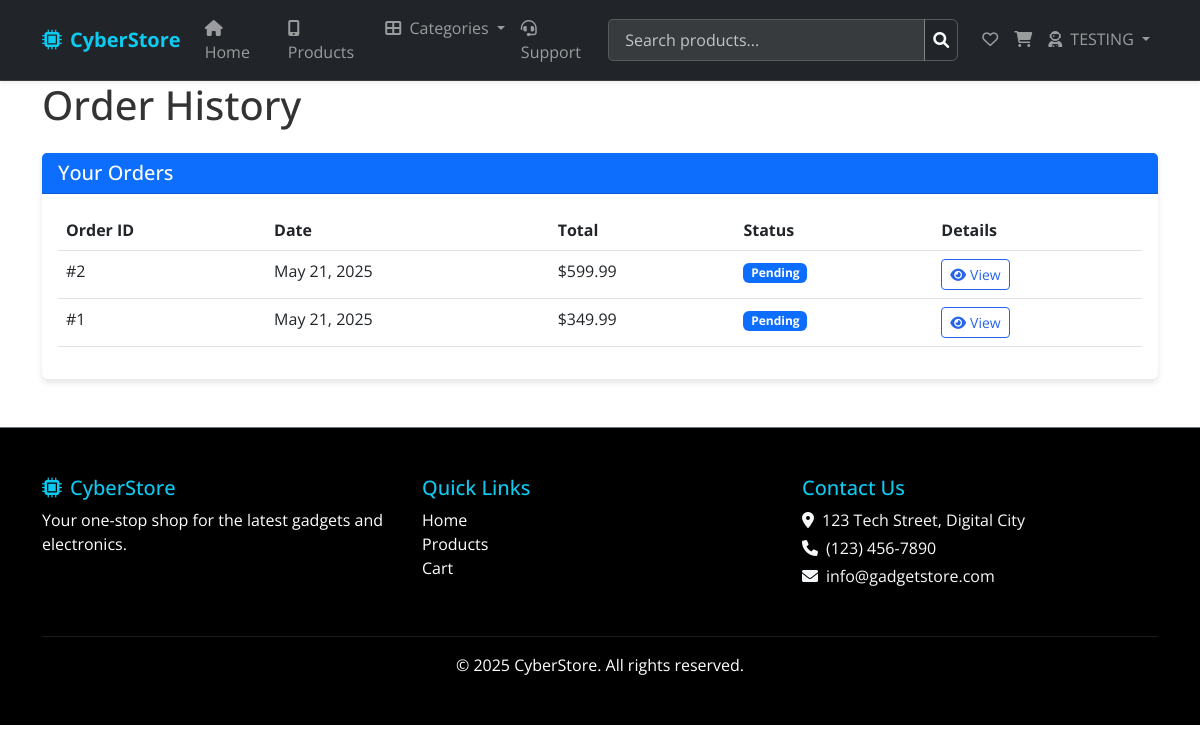
The page /orders/history/ (signed in) on the database its author committed.
### orders/models.py (models this page shows, shortened)
class Order(models.Model):
    STATUS_CHOICES = (
        ('pending', 'Pending'),
        ('processing', 'Processing'),
        ('shipped', 'Shipped'),
        ('delivered', 'Delivered'),
        ('cancelled', 'Cancelled'),
    )
    user = models.ForeignKey(User, on_delete=models.CASCADE, null=True, blank=True)
    first_name = models.CharField(max_length=100)
    last_name = models.CharField(max_length=100)
    email = models.EmailField()
    address = models.CharField(max_length=250)
    city = models.CharField(max_length=100)
    state = models.CharField(max_length=100)
    zip_code = models.CharField(max_length=20)
    status = models.CharField(max_length=20, choices=STATUS_CHOICES, default='pending')
    created_at = models.DateTimeField(auto_now_add=True)
    updated_at = models.DateTimeField(auto_now=True)
    class Meta:
        ordering = ['-created_at']
    def get_total_cost(self):
        return sum(item.get_cost() for item in self.items.all())

class OrderItem(models.Model):
    order = models.ForeignKey(Order, related_name='items', on_delete=models.CASCADE)
    product = models.ForeignKey(Product, on_delete=models.CASCADE)
    price = models.DecimalField(max_digits=10, decimal_places=2)
    quantity = models.PositiveIntegerField(default=1)
    def get_cost(self):
        return self.price * self.quantity

### orders/views.py (the view)
# urls.py: path('history/', views.order_history, name='order_history'),
@login_required
def order_history(request):
    orders = Order.objects.filter(user=request.user)
    return render(request, 'orders/order_history.html', {'orders': orders})

### cart/context_processors.py (called while the page is built, shortened)
def cart_count(request):
    from .models import Cart
    count = 0
    if request.user.is_authenticated:
        try:
            cart = Cart.objects.get(user=request.user)
            count = sum(item.quantity for item in cart.items.all())
        except Cart.DoesNotExist:
            count = 0
        except Exception as e:
            print(f"Error in cart_count context processor: {e}")
            count = 0
    return {'cart_count': count}

def cart_contents(request):
    cart_items = []
    in_cart_products = []
    from products.models import Product
    from .models import Cart, CartItem
    if request.user.is_authenticated:
        try:
            cart_obj = Cart.objects.get(user=request.user)
            cart_items = cart_obj.items.all().select_related('product')
            in_cart_products = [item.product.id for item in cart_items]
        except Cart.DoesNotExist:
            in_cart_products = []
        except Exception as e:
            print(f"Error in cart_contents context processor: {e}")
            in_cart_products = []
    else:
        in_cart_products = []
    return {
        'cart_items': cart_items,
        'in_cart_products': in_cart_products
    }

### products/context_processor.py (called while the page is built)
def categories_processor(request):
    categories = Category.objects.all()
    return {'categories': categories}

def wishlist_processor(request):
    in_wishlist_products = []
    if request.user.is_authenticated:
        try:
            wishlist_items = Wishlist.objects.filter(user=request.user)
            in_wishlist_products = [item.product.id for item in wishlist_items]
        except ObjectDoesNotExist:
            in_wishlist_products = []
        except Exception as e:
            print(f"Error in wishlist_processor: {e}")
            in_wishlist_products = []
    return {'in_wishlist_products': in_wishlist_products}

### templates/orders/order_history.html (shortened to what this page needs)
{% extends 'base.html' %}
{% block content %}
<div class="container">
    <h1 class="mb-4">Order History</h1>
    {% if orders %}
        <div class="card">
            <div class="card-header bg-primary text-white">
                <h5 class="mb-0">Your Orders</h5>
            </div>
            <div class="card-body">
                <div class="table-responsive">
                    <table class="table table-hover">
                        <thead>
                            <tr>
                                <th>Order ID</th>
                                <th>Date</th>
                                <th>Total</th>
                                <th>Status</th>
                                <th>Details</th>
                            </tr>
                        </thead>
                        <tbody>
                            {% for order in orders %}
                                <tr>
                                    <td>#{{ order.id }}</td>
                                    <td>{{ order.created_at|date:"F j, Y" }}</td>
                                    <td>${{ order.get_total_cost }}</td>
                                    <td><span class="badge bg-primary">{{ order.get_status_display }}</span></td>
                                    <td>
                                        <button type="button" class="btn btn-sm btn-outline-primary order-detail-btn" data-order-id="{{ order.id }}" aria-label="View details for order #{{ order.id }}">
                                            <i class="fas fa-eye me-1" aria-hidden="true"></i>View
                                        </button>
                                    </td>
                                </tr>
                            {% endfor %}
                        </tbody>
                    </table>
                </div>
            </div>
        </div>
    {% else %}
        <div class="alert alert-info">
            You haven't placed any orders yet. <a href="{% url 'product_list' %}">Start shopping</a> to place an order.
        </div>
    {% endif %}
</div>
{% endblock %}

### templates/base.html (shortened to what this page needs)
{% load static %}
<!DOCTYPE html>
<html lang="en">
<head>
    <link href="https://cdn.jsdelivr.net/npm/bootstrap@5.3.0/dist/css/bootstrap.min.css" rel="stylesheet">
    <link rel="stylesheet" href="https://cdnjs.cloudflare.com/ajax/libs/font-awesome/6.0.0/css/all.min.css">
    <link rel="stylesheet" href="{% static 'css/style.css' %}">
</head>
<body>
    <nav class="navbar navbar-expand-lg navbar-dark bg-dark sticky-top shadow-sm" style="backdrop-filter: blur(10px); border-bottom: 1px solid rgba(255,255,255,0.1);">
    <div class="container">
        <a class="navbar-brand d-flex align-items-center text-info fw-bold" href="{% url 'home' %}">
            <i class="fas fa-microchip me-2"></i>
            CyberStore
        </a>
        <div class="collapse navbar-collapse" id="navbarContent">
            <ul class="navbar-nav me-auto mb-2 mb-lg-0">
                <li class="nav-item">
                    <a class="nav-link" href="{% url 'home' %}"><i class="fas fa-home me-1"></i> Home</a>
                </li>
                <li class="nav-item">
                    <a class="nav-link" href="{% url 'product_list' %}"><i class="fas fa-mobile-alt me-1"></i> Products</a>
                </li>
                <li class="nav-item dropdown">
                    <a class="nav-link dropdown-toggle" href="#" id="navbarDropdown" role="button" data-bs-toggle="dropdown">
                        <i class="fas fa-th-large me-1"></i> Categories
                    </a>
                </li>
                <li class="nav-item">
                    <a class="nav-link" href="#"><i class="fas fa-headset me-1"></i> Support</a>
                </li>
            </ul>
            <ul class="navbar-nav ms-auto mb-2 mb-lg-0">
                <li class="nav-item search-container">
                    <form action="{% url 'product_list' %}" method="get" class="search-form">
                        <div class="input-group">
                            <input type="text" name="q" class="form-control search-input" placeholder="Search products..." autocomplete="off">
                            <button type="submit" class="btn btn-link search-btn">
                                <i class="fas fa-search"></i>
                            </button>
                        </div>
                    </form>
                </li>
                {% if user.is_authenticated %}
                <li class="nav-item">
                    <a class="nav-link" href="{% url 'wishlist' %}">
                        <i class="far fa-heart"></i>
                    </a>
                </li>
                {% endif %}
                <li class="nav-item">
                    <a class="nav-link" href="{% url 'cart_detail' %}">
                        <i class="fas fa-shopping-cart"></i>
                    </a>
                </li>
                {% if user.is_authenticated %}
                    <li class="nav-item dropdown">
                        <a class="nav-link dropdown-toggle" href="#" id="userDropdown" data-bs-toggle="dropdown">
                            <i class="fas fa-user-astronaut me-1"></i> {{ user.username }}
                        </a>
                    </li>
                {% endif %}
            </ul>
        </div>
    </div>
</nav>
    <main>
        {% block content %}{% endblock %}
    </main>
    <footer class="bg-black text-light py-5 mt-5 border-top border-secondary">
        <div class="container">
            <div class="row">
                <div class="col-md-4 mb-3">
                    <h5 class="text-info"><i class="fas fa-microchip me-2"></i>CyberStore</h5>
                    <p class="text-white">Your one-stop shop for the latest gadgets and electronics.</p>
                </div>
                <div class="col-md-4 mb-3">
                    <h5 class="text-info">Quick Links</h5>
                    <ul class="list-unstyled">
                        <li><a href="{% url 'home' %}" class="text-white text-decoration-none">Home</a></li>
                        <li><a href="{% url 'product_list' %}" class="text-white text-decoration-none">Products</a></li>
                        <li><a href="{% url 'cart_detail' %}" class="text-white text-decoration-none">Cart</a></li>
                    </ul>
                </div>
                <div class="col-md-4 mb-3">
                    <h5 class="text-info">Contact Us</h5>
                    <p class="mb-1"><i class="fas fa-map-marker-alt me-2"></i>123 Tech Street, Digital City</p>
                    <p class="mb-1"><i class="fas fa-phone me-2"></i>(123) 456-7890</p>
                    <p><i class="fas fa-envelope me-2"></i>info@gadgetstore.com</p>
                </div>
            </div>
            <hr class="border-secondary">
            <div class="text-center text-white">
                &copy; 2025 CyberStore. All rights reserved.
            </div>
        </div>
    </footer>
</body>
</html>

### static/css/style.css (style rules this page uses)
body { font-family: 'Open Sans', sans-serif; color: #333; }
.btn { transition: all 0.3s ease; }
.btn-outline-primary { color: #007bff; border-color: #007bff; }
footer { margin-top: 50px; }
.fade-in { animation: fadeIn 0.5s ease-in; }
:root { --primary-color: #2563eb; --secondary-color: #0f172a; --accent-color: #06b6d4; }
.card { transition: transform 0.3s, box-shadow 0.3s; height: 100%; border: none; box-shadow: 0 4px 6px rgba(0,0,0,0.1); }
.btn-outline-primary { color: var(--primary-color); border-color: var(--primary-color); }
.search-container { width: 350px; position: relative; margin-right: 1rem; }
.search-form { display: flex; align-items: center; }
.search-input { padding: 0.5rem 1rem; border: 1px solid #ffffff3f; border-radius: 5px; background-color: rgba(255, 255, 255, 0.1); color: #fff; transition: background-color 0.3s ease; }
.search-input::placeholder { color: rgba(255, 255, 255, 0.7); }
.search-btn { color: #fff; padding: 0.5rem; border: 1px solid #ffffff3f; background: transparent; margin-left: -40px; }

### rows shown on the page
Order: id "2", created_at "May 21, 2025", get_total_cost "599.99", status "Pending"
Order: id "1", created_at "May 21, 2025", get_total_cost "349.99", status "Pending"

### other values the page prints
{{ user.username }} "TESTING"
